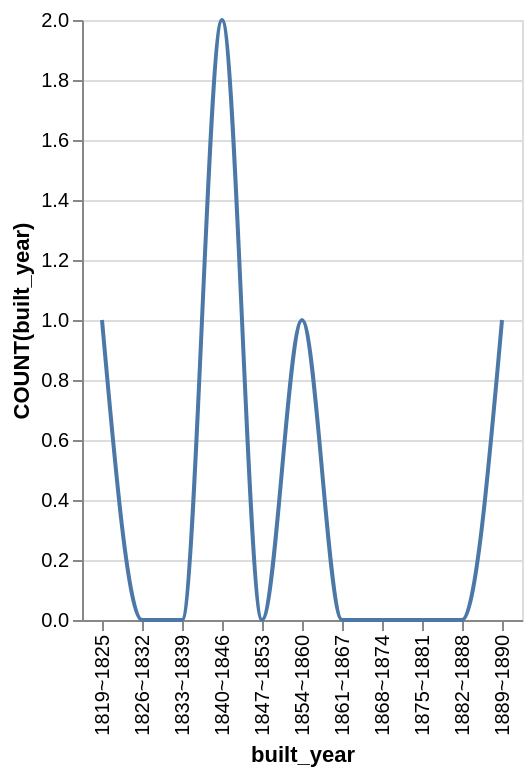

This figure's Vega-Lite source:
### Vega-Lite specification from a JSON file in a GitHub repository (floating-point values rounded to 4 significant figures)
{"data": {"values": [{"x_data": "1819~1825", "y_data": 1}, {"x_data": "1826~1832", "y_data": 0}, {"x_data": "1833~1839", "y_data": 0}, {"x_data": "1840~1846", "y_data": 2}, {"x_data": "1847~1853", "y_data": 0}, {"x_data": "1854~1860", "y_data": 1}, {"x_data": "1861~1867", "y_data": 0}, {"x_data": "1868~1874", "y_data": 0}, {"x_data": "1875~1881", "y_data": 0}, {"x_data": "1882~1888", "y_data": 0}, {"x_data": "1889~1890", "y_data": 1}]}, "mark": {"type": "line", "interpolate": "monotone"}, "encoding": {"x": {"field": "x_data", "type": "nominal", "title": "built_year", "sort": "ascending"}, "y": {"field": "y_data", "type": "quantitative", "title": "COUNT(built_year)"}}}
